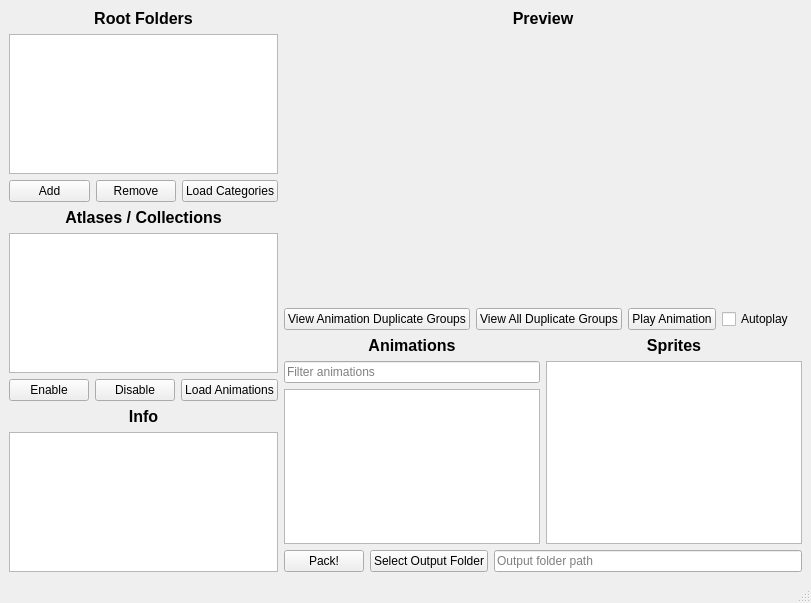
<?xml version="1.0" encoding="UTF-8"?>
<ui version="4.0">
 <class>MainWindow</class>
 <widget class="QMainWindow" name="MainWindow">
  <property name="geometry">
   <rect>
    <x>0</x>
    <y>0</y>
    <width>805</width>
    <height>603</height>
   </rect>
  </property>
  <property name="windowTitle">
   <string>CustomKnight Creator</string>
  </property>
  <property name="windowIcon">
   <iconset resource="resources.qrc">
    <normaloff>:/main/SheoIcon.ico</normaloff>:/main/SheoIcon.ico</iconset>
  </property>
  <widget class="QWidget" name="centralwidget">
   <layout class="QHBoxLayout" name="horizontalLayout_9">
    <item>
     <layout class="QVBoxLayout" name="verticalLayout">
      <item>
       <layout class="QHBoxLayout" name="horizontalLayout_4"/>
      </item>
      <item>
       <widget class="QLabel" name="label_2">
        <property name="text">
         <string>&lt;html&gt;&lt;head/&gt;&lt;body&gt;&lt;p align=&quot;center&quot;&gt;&lt;span style=&quot; font-size:12pt; font-weight:600;&quot;&gt;Root Folders&lt;/span&gt;&lt;/p&gt;&lt;/body&gt;&lt;/html&gt;</string>
        </property>
       </widget>
      </item>
      <item>
       <layout class="QHBoxLayout" name="horizontalLayout">
        <item>
         <widget class="QListWidget" name="listWidget">
          <property name="sizePolicy">
           <sizepolicy hsizetype="Preferred" vsizetype="Expanding">
            <horstretch>0</horstretch>
            <verstretch>0</verstretch>
           </sizepolicy>
          </property>
         </widget>
        </item>
       </layout>
      </item>
      <item>
       <layout class="QHBoxLayout" name="horizontalLayout_6">
        <item>
         <widget class="QPushButton" name="pushButton">
          <property name="text">
           <string>Add</string>
          </property>
         </widget>
        </item>
        <item>
         <widget class="QPushButton" name="pushButton_2">
          <property name="text">
           <string>Remove</string>
          </property>
         </widget>
        </item>
        <item>
         <widget class="QPushButton" name="pushButton_10">
          <property name="text">
           <string>Load Categories</string>
          </property>
         </widget>
        </item>
       </layout>
      </item>
      <item>
       <widget class="QLabel" name="label_3">
        <property name="text">
         <string>&lt;html&gt;&lt;head/&gt;&lt;body&gt;&lt;p align=&quot;center&quot;&gt;&lt;span style=&quot; font-size:12pt; font-weight:600;&quot;&gt;Atlases / Collections&lt;/span&gt;&lt;/p&gt;&lt;/body&gt;&lt;/html&gt;</string>
        </property>
       </widget>
      </item>
      <item>
       <layout class="QHBoxLayout" name="horizontalLayout_2">
        <item>
         <widget class="QListWidget" name="listWidget_2">
          <property name="sizePolicy">
           <sizepolicy hsizetype="Preferred" vsizetype="Expanding">
            <horstretch>0</horstretch>
            <verstretch>0</verstretch>
           </sizepolicy>
          </property>
          <property name="selectionMode">
           <enum>QAbstractItemView::ExtendedSelection</enum>
          </property>
         </widget>
        </item>
       </layout>
      </item>
      <item>
       <layout class="QHBoxLayout" name="horizontalLayout_7">
        <item>
         <widget class="QPushButton" name="pushButton_3">
          <property name="text">
           <string>Enable</string>
          </property>
         </widget>
        </item>
        <item>
         <widget class="QPushButton" name="pushButton_4">
          <property name="text">
           <string>Disable</string>
          </property>
         </widget>
        </item>
        <item>
         <widget class="QPushButton" name="pushButton_11">
          <property name="text">
           <string>Load Animations</string>
          </property>
         </widget>
        </item>
       </layout>
      </item>
      <item>
       <widget class="QLabel" name="label_4">
        <property name="text">
         <string>&lt;html&gt;&lt;head/&gt;&lt;body&gt;&lt;p align=&quot;center&quot;&gt;&lt;span style=&quot; font-size:12pt; font-weight:600;&quot;&gt;Info&lt;/span&gt;&lt;/p&gt;&lt;/body&gt;&lt;/html&gt;</string>
        </property>
       </widget>
      </item>
      <item>
       <widget class="QPlainTextEdit" name="infoBox">
        <property name="acceptDrops">
         <bool>true</bool>
        </property>
        <property name="undoRedoEnabled">
         <bool>false</bool>
        </property>
        <property name="lineWrapMode">
         <enum>QPlainTextEdit::NoWrap</enum>
        </property>
        <property name="readOnly">
         <bool>true</bool>
        </property>
       </widget>
      </item>
     </layout>
    </item>
    <item>
     <layout class="QVBoxLayout" name="verticalLayout_4">
      <item>
       <widget class="QLabel" name="label">
        <property name="text">
         <string>&lt;html&gt;&lt;head/&gt;&lt;body&gt;&lt;p align=&quot;center&quot;&gt;&lt;span style=&quot; font-size:12pt; font-weight:600;&quot;&gt;Preview&lt;/span&gt;&lt;/p&gt;&lt;/body&gt;&lt;/html&gt;</string>
        </property>
       </widget>
      </item>
      <item>
       <widget class="QLabel" name="spritePreview">
        <property name="sizePolicy">
         <sizepolicy hsizetype="Preferred" vsizetype="Expanding">
          <horstretch>0</horstretch>
          <verstretch>0</verstretch>
         </sizepolicy>
        </property>
        <property name="minimumSize">
         <size>
          <width>0</width>
          <height>268</height>
         </size>
        </property>
        <property name="text">
         <string/>
        </property>
       </widget>
      </item>
      <item>
       <layout class="QHBoxLayout" name="horizontalLayout_8">
        <item>
         <widget class="QPushButton" name="pushButton_5">
          <property name="text">
           <string>View Animation Duplicate Groups</string>
          </property>
         </widget>
        </item>
        <item>
         <widget class="QPushButton" name="pushButton_6">
          <property name="text">
           <string>View All Duplicate Groups</string>
          </property>
         </widget>
        </item>
        <item>
         <widget class="QPushButton" name="playAnimationButton">
          <property name="enabled">
           <bool>true</bool>
          </property>
          <property name="text">
           <string>Play Animation</string>
          </property>
          <property name="default">
           <bool>false</bool>
          </property>
          <property name="flat">
           <bool>false</bool>
          </property>
         </widget>
        </item>
        <item>
         <widget class="QCheckBox" name="autoplayAnimation">
          <property name="text">
           <string>Autoplay</string>
          </property>
         </widget>
        </item>
       </layout>
      </item>
      <item>
       <layout class="QHBoxLayout" name="horizontalLayout_3">
        <item>
         <layout class="QVBoxLayout" name="verticalLayout_3">
          <item>
           <widget class="QLabel" name="label_5">
            <property name="text">
             <string>&lt;html&gt;&lt;head/&gt;&lt;body&gt;&lt;p align=&quot;center&quot;&gt;&lt;span style=&quot; font-size:12pt; font-weight:600;&quot;&gt;Animations&lt;/span&gt;&lt;/p&gt;&lt;/body&gt;&lt;/html&gt;</string>
            </property>
           </widget>
          </item>
          <item>
           <widget class="QLineEdit" name="animationFilter">
            <property name="sizePolicy">
             <sizepolicy hsizetype="MinimumExpanding" vsizetype="Fixed">
              <horstretch>0</horstretch>
              <verstretch>0</verstretch>
             </sizepolicy>
            </property>
            <property name="placeholderText">
             <string>Filter animations</string>
            </property>
            <property name="clearButtonEnabled">
             <bool>true</bool>
            </property>
           </widget>
          </item>
          <item>
           <widget class="QListWidget" name="listWidget_3">
            <property name="sizePolicy">
             <sizepolicy hsizetype="MinimumExpanding" vsizetype="Expanding">
              <horstretch>0</horstretch>
              <verstretch>0</verstretch>
             </sizepolicy>
            </property>
            <property name="minimumSize">
             <size>
              <width>0</width>
              <height>145</height>
             </size>
            </property>
           </widget>
          </item>
         </layout>
        </item>
        <item>
         <layout class="QVBoxLayout" name="verticalLayout_2">
          <item>
           <widget class="QLabel" name="label_6">
            <property name="text">
             <string>&lt;html&gt;&lt;head/&gt;&lt;body&gt;&lt;p align=&quot;center&quot;&gt;&lt;span style=&quot; font-size:12pt; font-weight:600;&quot;&gt;Sprites&lt;/span&gt;&lt;/p&gt;&lt;/body&gt;&lt;/html&gt;</string>
            </property>
           </widget>
          </item>
          <item>
           <widget class="QListWidget" name="listWidget_4">
            <property name="sizePolicy">
             <sizepolicy hsizetype="MinimumExpanding" vsizetype="Expanding">
              <horstretch>0</horstretch>
              <verstretch>0</verstretch>
             </sizepolicy>
            </property>
           </widget>
          </item>
         </layout>
        </item>
       </layout>
      </item>
      <item>
       <layout class="QHBoxLayout" name="horizontalLayout_5">
        <item>
         <widget class="QPushButton" name="pushButton_8">
          <property name="text">
           <string>Pack!</string>
          </property>
         </widget>
        </item>
        <item>
         <widget class="QPushButton" name="pushButton_9">
          <property name="text">
           <string>Select Output Folder</string>
          </property>
         </widget>
        </item>
        <item>
         <widget class="QLineEdit" name="lineEdit">
          <property name="placeholderText">
           <string>Output folder path</string>
          </property>
         </widget>
        </item>
       </layout>
      </item>
     </layout>
    </item>
   </layout>
  </widget>
  <widget class="QStatusBar" name="statusbar"/>
 </widget>
 <resources>
  <include location="resources.qrc"/>
 </resources>
 <connections>
  <connection>
   <sender>pushButton</sender>
   <signal>clicked()</signal>
   <receiver>MainWindow</receiver>
   <slot>addJSON()</slot>
   <hints>
    <hint type="sourcelabel">
     <x>87</x>
     <y>208</y>
    </hint>
    <hint type="destinationlabel">
     <x>0</x>
     <y>388</y>
    </hint>
   </hints>
  </connection>
  <connection>
   <sender>pushButton_2</sender>
   <signal>clicked()</signal>
   <receiver>MainWindow</receiver>
   <slot>removeJSON()</slot>
   <hints>
    <hint type="sourcelabel">
     <x>169</x>
     <y>208</y>
    </hint>
    <hint type="destinationlabel">
     <x>173</x>
     <y>364</y>
    </hint>
   </hints>
  </connection>
  <connection>
   <sender>pushButton_3</sender>
   <signal>clicked()</signal>
   <receiver>MainWindow</receiver>
   <slot>enableCategory()</slot>
   <hints>
    <hint type="sourcelabel">
     <x>85</x>
     <y>405</y>
    </hint>
    <hint type="destinationlabel">
     <x>7</x>
     <y>495</y>
    </hint>
   </hints>
  </connection>
  <connection>
   <sender>pushButton_4</sender>
   <signal>clicked()</signal>
   <receiver>MainWindow</receiver>
   <slot>disableCategory()</slot>
   <hints>
    <hint type="sourcelabel">
     <x>166</x>
     <y>405</y>
    </hint>
    <hint type="destinationlabel">
     <x>135</x>
     <y>464</y>
    </hint>
   </hints>
  </connection>
  <connection>
   <sender>pushButton_10</sender>
   <signal>clicked()</signal>
   <receiver>MainWindow</receiver>
   <slot>loadCategories()</slot>
   <hints>
    <hint type="sourcelabel">
     <x>261</x>
     <y>208</y>
    </hint>
    <hint type="destinationlabel">
     <x>265</x>
     <y>351</y>
    </hint>
   </hints>
  </connection>
  <connection>
   <sender>pushButton_11</sender>
   <signal>clicked()</signal>
   <receiver>MainWindow</receiver>
   <slot>loadAnimations()</slot>
   <hints>
    <hint type="sourcelabel">
     <x>261</x>
     <y>405</y>
    </hint>
    <hint type="destinationlabel">
     <x>264</x>
     <y>495</y>
    </hint>
   </hints>
  </connection>
  <connection>
   <sender>listWidget_3</sender>
   <signal>currentItemChanged(QListWidgetItem*,QListWidgetItem*)</signal>
   <receiver>MainWindow</receiver>
   <slot>animationChanged()</slot>
   <hints>
    <hint type="sourcelabel">
     <x>528</x>
     <y>513</y>
    </hint>
    <hint type="destinationlabel">
     <x>266</x>
     <y>208</y>
    </hint>
   </hints>
  </connection>
  <connection>
   <sender>listWidget_4</sender>
   <signal>currentItemChanged(QListWidgetItem*,QListWidgetItem*)</signal>
   <receiver>MainWindow</receiver>
   <slot>spriteChanged()</slot>
   <hints>
    <hint type="sourcelabel">
     <x>792</x>
     <y>513</y>
    </hint>
    <hint type="destinationlabel">
     <x>800</x>
     <y>233</y>
    </hint>
   </hints>
  </connection>
  <connection>
   <sender>pushButton_8</sender>
   <signal>clicked()</signal>
   <receiver>MainWindow</receiver>
   <slot>packSprites()</slot>
   <hints>
    <hint type="sourcelabel">
     <x>346</x>
     <y>570</y>
    </hint>
    <hint type="destinationlabel">
     <x>316</x>
     <y>633</y>
    </hint>
   </hints>
  </connection>
  <connection>
   <sender>pushButton_9</sender>
   <signal>clicked()</signal>
   <receiver>MainWindow</receiver>
   <slot>chooseOutFolder()</slot>
   <hints>
    <hint type="sourcelabel">
     <x>460</x>
     <y>570</y>
    </hint>
    <hint type="destinationlabel">
     <x>424</x>
     <y>633</y>
    </hint>
   </hints>
  </connection>
  <connection>
   <sender>pushButton_6</sender>
   <signal>clicked()</signal>
   <receiver>MainWindow</receiver>
   <slot>duplicateWizard()</slot>
   <hints>
    <hint type="sourcelabel">
     <x>580</x>
     <y>333</y>
    </hint>
    <hint type="destinationlabel">
     <x>267</x>
     <y>335</y>
    </hint>
   </hints>
  </connection>
  <connection>
   <sender>pushButton_5</sender>
   <signal>clicked()</signal>
   <receiver>MainWindow</receiver>
   <slot>animationDuplicates()</slot>
   <hints>
    <hint type="sourcelabel">
     <x>441</x>
     <y>333</y>
    </hint>
    <hint type="destinationlabel">
     <x>383</x>
     <y>658</y>
    </hint>
   </hints>
  </connection>
  <connection>
   <sender>playAnimationButton</sender>
   <signal>clicked()</signal>
   <receiver>MainWindow</receiver>
   <slot>playAnimation()</slot>
   <hints>
    <hint type="sourcelabel">
     <x>687</x>
     <y>333</y>
    </hint>
    <hint type="destinationlabel">
     <x>758</x>
     <y>339</y>
    </hint>
   </hints>
  </connection>
  <connection>
   <sender>animationFilter</sender>
   <signal>textChanged(QString)</signal>
   <receiver>MainWindow</receiver>
   <slot>filterAnimations()</slot>
   <hints>
    <hint type="sourcelabel">
     <x>389</x>
     <y>379</y>
    </hint>
    <hint type="destinationlabel">
     <x>513</x>
     <y>364</y>
    </hint>
   </hints>
  </connection>
  <connection>
   <sender>lineEdit</sender>
   <signal>textChanged(QString)</signal>
   <receiver>MainWindow</receiver>
   <slot>updateOutputPath()</slot>
   <hints>
    <hint type="sourcelabel">
     <x>554</x>
     <y>556</y>
    </hint>
    <hint type="destinationlabel">
     <x>579</x>
     <y>572</y>
    </hint>
   </hints>
  </connection>
  <connection>
   <sender>autoplayAnimation</sender>
   <signal>stateChanged(int)</signal>
   <receiver>MainWindow</receiver>
   <slot>updateAutoplay()</slot>
   <hints>
    <hint type="sourcelabel">
     <x>731</x>
     <y>321</y>
    </hint>
    <hint type="destinationlabel">
     <x>765</x>
     <y>305</y>
    </hint>
   </hints>
  </connection>
 </connections>
 <slots>
  <slot>addJSON()</slot>
  <slot>removeJSON()</slot>
  <slot>enableCategory()</slot>
  <slot>disableCategory()</slot>
  <slot>loadCategories()</slot>
  <slot>loadAnimations()</slot>
  <slot>animationChanged()</slot>
  <slot>spriteChanged()</slot>
  <slot>packSprites()</slot>
  <slot>chooseOutFolder()</slot>
  <slot>duplicateWizard()</slot>
  <slot>animationDuplicates()</slot>
  <slot>playAnimation()</slot>
  <slot>filterAnimations()</slot>
  <slot>updateOutputPath()</slot>
  <slot>updateAutoplay()</slot>
 </slots>
</ui>
